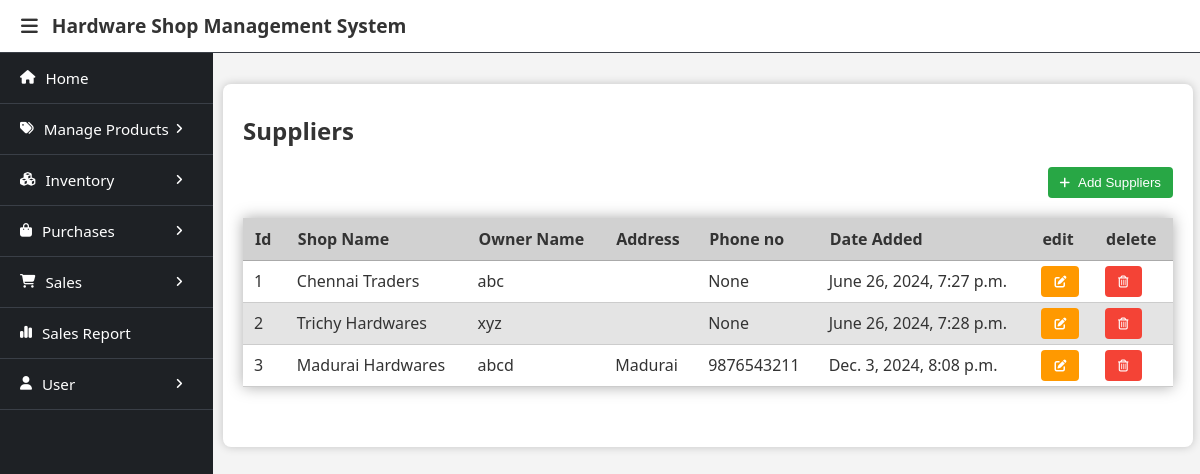
Page /suppliers/ (signed in) on the committed database.
### database/models.py (models this page shows, shortened)
class Supplier(models.Model):
    supplier_id = models.BigAutoField(primary_key=True)
    shop_name = models.CharField(max_length=100)
    owner_name = models.CharField(max_length=60)
    phone_regex = RegexValidator(regex=r'^(\d{10})$', message="Phone number must be entered in the 10 digit format: '9999999999'")
    phoneno = models.CharField(validators=[phone_regex], max_length=13, null=True, blank=True)
    address = models.TextField(max_length=200, null=True, blank=True)
    date_added = models.DateTimeField(auto_now_add=True)
    class Meta:
        db_table = 'supplier'

### suppliers/views.py (the view)
# urls.py: path('', ViewSuppliers.as_view(), name='view_suppliers'),
class ViewSuppliers(GroupRequiredMixin, View):
    def get(self, request):
        context = {
            'suppliers':Supplier.objects.all()
        }
        return render(request, 'suppliers.html', context)

### user/context_processors.py (called while the page is built)
def get_users(request):
    users = User.objects.all()
    return {
        'users': users
    }

### user/templatetags/user_custom_tags.py (called while the page is built)
@register.filter(name='has_group')
def has_group(user, group_name):
    return user.groups.filter(name=group_name).exists()

### user/views.py (called while the page is built)
    def dispatch(self, request, *args, **kwargs):
        user = request.user
        if not user.is_authenticated:
            return redirect('login_page')
        if not any([user.groups.filter(name=group).exists() for group in self.groups_required]):
            print(user.groups)
            return self.handle_no_permission()
        return super().dispatch(request,*args, **kwargs)

### suppliers/templates/suppliers.html (shortened to what this page needs)
{% extends 'base.html' %}
{% load user_custom_tags %}
{% block menubar %}
    {% if request.user|has_group:"Owner" %}
        {% include 'owner_menu.html' %}
    {% elif request.user|has_group:"Salesman" %}
        {% include 'salesman_menu.html' %}
    {% endif %}
{% endblock %}
{% block content %}
<div class="container">
    <h2>Suppliers</h2>
    <a href="/suppliers/add/"><button class="btn btn-add"><i class="fa-solid fa-plus"></i>Add Suppliers</button></a>
    <table class="table">
        <thead>
            <tr>
                <th>Id</th>
                <th>Shop Name</th>
                <th>Owner Name</th>
                <th>Address</th>
                <th>Phone no</th>
                <th>Date Added</th>
                <th>edit</th>
                <th>delete</th>
            </tr>
        </thead>
        <tbody>
            {% for supplier in suppliers %}
            <tr>
                <td>{{supplier.supplier_id}}</td>
                <td>{{supplier.shop_name}}</td>
                <td>{{supplier.owner_name}}</td>
                <td>{{supplier.address}}</td>
                <td>{{supplier.phoneno}}</td>
                <td>{{supplier.date_added}}</td>
                <td><a href="{% url 'edit_supplier' supplier.supplier_id %}"><button class="btn btn-edit"><i class="fa-solid fa-pen-to-square m-0"></i></button></a></td>
                <td><a href="{% url 'delete_supplier' supplier.supplier_id %}"><button class="btn btn-delete"><i class="fa-regular fa-trash-can m-0"></i></button></a></td>
            </tr>
            {% endfor %}
        </tbody>
    </table>
</div>
{% endblock %}

### static/css/header_sidebar_layout.css (style rules this page uses)
body { margin: 0; font-family: system-ui, -apple-system, BlinkMacSystemFont, 'Segoe UI', Roboto, Oxygen, Ubuntu, Cantarell, 'Open Sans', 'Helvetica Neue', sans-serif; background-color: #f4f4f4; }

### templates/base.html (style rules this page uses)
.m-0 { margin: 0px !important; }
h1, h2 { color: #333; }
i { margin-right: 8px; font-size: 0.9em; }
.container { background: #fff; padding: 10px 20px 20px; margin: 20px 0; border-radius: 8px; box-shadow: 0 0 10px rgba(0, 0, 0, 0.2); }
button { background-color: #333; color: white; padding: 10px 15px; border: none; border-radius: 4px; cursor: pointer; }
.container .btn { display: inline-block; padding: 8px 13px; border: none; border-radius: 4px; cursor: pointer; color: white; transition: background-color 0.2s; }
.container .btn-edit { background-color: #ff9900; }
.container .btn-delete { background-color: #f44336; }
.container .btn-add, .container .btn-edit-stock { background-color: #28a745; float: right; padding:8px 12px; margin-bottom: 20px; }
table { width: 100%; border-collapse: collapse; margin-bottom: 40px; box-shadow: 0px 0px 14px #aaa; overflow-x: auto; }
th, td { text-align: left; border-bottom: 1px solid #ccc; }
th { background-color: #d1d1d1; padding: 10px 12px; color: #333; border-bottom: 1px solid #aaa; font-weight: bold; }
td { padding: 5px 11px; background-color: #fff; color: #333; }
tr:nth-child(even) td { background-color: #e4e4e4; }

### rows in the picture
Supplier: supplier_id "1", shop_name "Chennai Traders", owner_name "abc", phoneno "None", date_added "June 26, 2024, 7:27 p.m."
Supplier: supplier_id "2", shop_name "Trichy Hardwares", owner_name "xyz", phoneno "None", date_added "June 26, 2024, 7:28 p.m."
Supplier: supplier_id "3", shop_name "Madurai Hardwares", owner_name "abcd", address "Madurai", phoneno "9876543211", date_added "Dec. 3, 2024, 8:08 p.m."
